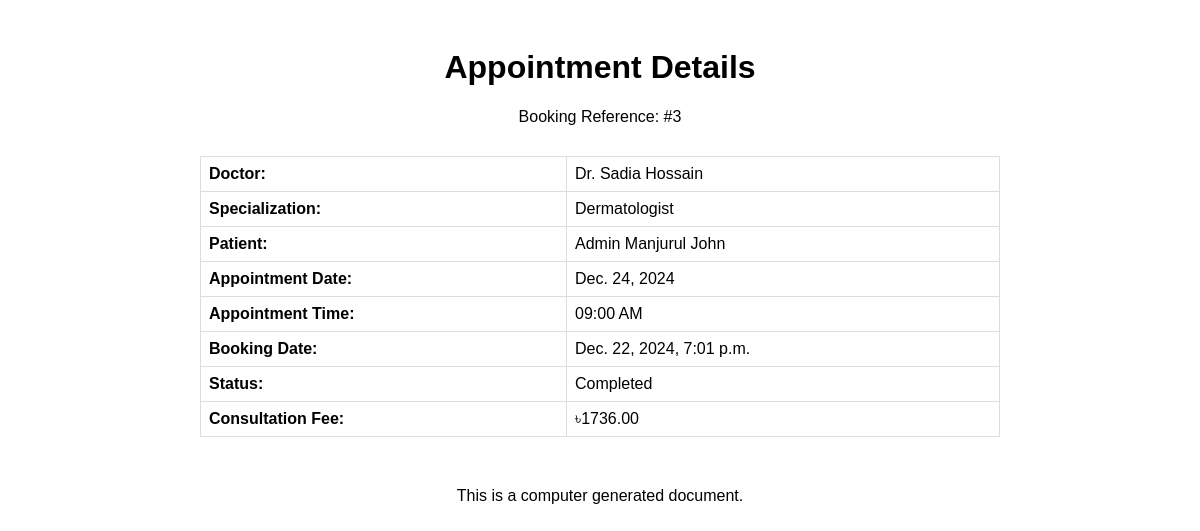
/patients/appointments/3/print/ (signed in), run on the app's committed database.
### bookings/models.py (models this page shows, shortened)
class Booking(models.Model):
    doctor = models.ForeignKey(
        settings.AUTH_USER_MODEL,
        on_delete=models.CASCADE,
        related_name="appointments",
        limit_choices_to={"role": "doctor"},
    )
    patient = models.ForeignKey(
        settings.AUTH_USER_MODEL,
        on_delete=models.CASCADE,
        related_name="patient_appointments",
        limit_choices_to={"role": "patient"},
    )
    appointment_date = models.DateField()
    appointment_time = models.TimeField()
    booking_date = models.DateTimeField(auto_now_add=True)
    status = models.CharField(
        max_length=20,
        choices=[
            ("pending", "Pending"),
            ("confirmed", "Confirmed"),
            ("completed", "Completed"),
            ("cancelled", "Cancelled"),
            ("no_show", "No Show"),
        ],
        default="pending",
    )
    class Meta:
        ordering = ["-appointment_date", "-appointment_time"]
        unique_together = ["doctor", "appointment_date", "appointment_time"]

### accounts/models.py (models this page shows, shortened)
class User(AbstractUser):
    class RoleChoices(models.TextChoices):
        DOCTOR = "doctor", "Doctor"
        PATIENT = "patient", "Patient"
    username = models.CharField(max_length=30, unique=True)
    role = models.CharField(
        choices=RoleChoices.choices,
        max_length=20,
        default="patient",
        error_messages={"required": "Role must be provided"},
    )
    email = models.EmailField(
        blank=True,
        error_messages={
            "unique": "A user with that email already exists.",
        },
    )
    first_name = models.CharField(max_length=150, blank=True)
    last_name = models.CharField(max_length=150, blank=True)
    registration_number = models.IntegerField(null=True, blank=True)
    USERNAME_FIELD = "username"
    REQUIRED_FIELDS = []
    objects = CustomUserManager()
    def get_full_name(self):
        full_name = "%s %s" % (self.first_name, self.last_name)
        return full_name.strip() or self.username

class Profile(models.Model):
    user = models.OneToOneField(
        User, on_delete=models.CASCADE, related_name="profile"
    )
    avatar = models.ImageField(
        default="defaults/user.png", upload_to=profile_photo_directory_path
    )
    phone = models.CharField(max_length=20, blank=True, null=True)
    dob = models.DateField(blank=True, null=True)
    about = models.TextField(blank=True, null=True)
    specialization = models.CharField(max_length=255, blank=True, null=True)
    gender = models.CharField(
        max_length=10,
        choices=[("male", "Male"), ("female", "Female"), ("other", "Other")],
        blank=True,
    )
    address = models.TextField(blank=True, null=True)
    city = models.CharField(max_length=100, blank=True)
    state = models.CharField(max_length=100, blank=True)
    postal_code = models.CharField(max_length=20, blank=True)
    country = models.CharField(max_length=100, blank=True)
    price_per_consultation = models.DecimalField(
        max_digits=10, decimal_places=2, null=True, blank=True
    )
    is_available = models.BooleanField(default=True)
    blood_group = models.CharField(
        max_length=5,
        choices=[
            ("A+", "A+"),
            ("A-", "A-"),
            ("B+", "B+"),
            ("B-", "B-"),
            ("O+", "O+"),
            ("O-", "O-"),
            ("AB+", "AB+"),
            ("AB-", "AB-"),
        ],
        blank=True,
        null=True,
    )
    allergies = models.TextField(blank=True, null=True)
    medical_conditions = models.TextField(blank=True, null=True)

### patients/views.py (the view)
class AppointmentPrintView(DetailView):
    model = Booking
    template_name = "patients/appointment-print.html"
    context_object_name = "appointment"
    def get_queryset(self):
        return Booking.objects.select_related(
            "doctor", "doctor__profile", "patient", "patient__profile"
        ).filter(patient=self.request.user)
    def render_to_response(self, context):
        html_string = render_to_string(
            self.template_name, context, request=self.request
        )
        return HttpResponse(html_string)

### accounts/managers.py (called while the page is built)
    def get(self, *args, **kwargs):
        return super().select_related("profile").get(*args, **kwargs)

### templates/patients/appointment-print.html (shortened to what this page needs)
<!DOCTYPE html>
<html>
<head>
</head>
<body>
    <div class="container">
        <div class="header">
            <h1>Appointment Details</h1>
            <p>Booking Reference: #{{ appointment.pk }}</p>
        </div>
        <div class="details">
            <table>
                <tr>
                    <td><strong>Doctor:</strong></td>
                    <td>Dr. {{ appointment.doctor.get_full_name }}</td>
                </tr>
                <tr>
                    <td><strong>Specialization:</strong></td>
                    <td>{{ appointment.doctor.profile.specialization }}</td>
                </tr>
                <tr>
                    <td><strong>Patient:</strong></td>
                    <td>{{ appointment.patient.get_full_name }}</td>
                </tr>
                <tr>
                    <td><strong>Appointment Date:</strong></td>
                    <td>{{ appointment.appointment_date }}</td>
                </tr>
                <tr>
                    <td><strong>Appointment Time:</strong></td>
                    <td>{{ appointment.appointment_time|time:"h:i A" }}</td>
                </tr>
                <tr>
                    <td><strong>Booking Date:</strong></td>
                    <td>{{ appointment.booking_date }}</td>
                </tr>
                <tr>
                    <td><strong>Status:</strong></td>
                    <td>{{ appointment.status|title }}</td>
                </tr>
                <tr>
                    <td><strong>Consultation Fee:</strong></td>
                    <td>৳{{ appointment.doctor.profile.price_per_consultation }}</td>
                </tr>
            </table>
        </div>
        <div class="footer">
            <p>This is a computer generated document.</p>
        </div>
    </div>
</body>
</html>

### templates/patients/appointment-print.html (style rules this page uses)
body { font-family: Arial, sans-serif; }
.container { max-width: 800px; margin: 0 auto; padding: 20px; }
.header { text-align: center; margin-bottom: 30px; }
.details { margin-bottom: 20px; }
.details table { width: 100%; border-collapse: collapse; }
.details td { padding: 8px; border: 1px solid #ddd; }
.footer { margin-top: 50px; text-align: center; }

### data on the page
Booking: pk "3", doctor.get_full_name "Sadia Hossain", doctor.profile.specialization "Dermatologist", patient.get_full_name "Admin Manjurul John", appointment_date "Dec. 24, 2024", appointment_time "09:00 AM", booking_date "Dec. 22, 2024, 7:01 p.m.", status "Completed", doctor.profile.price_per_consultation "1736.00"
